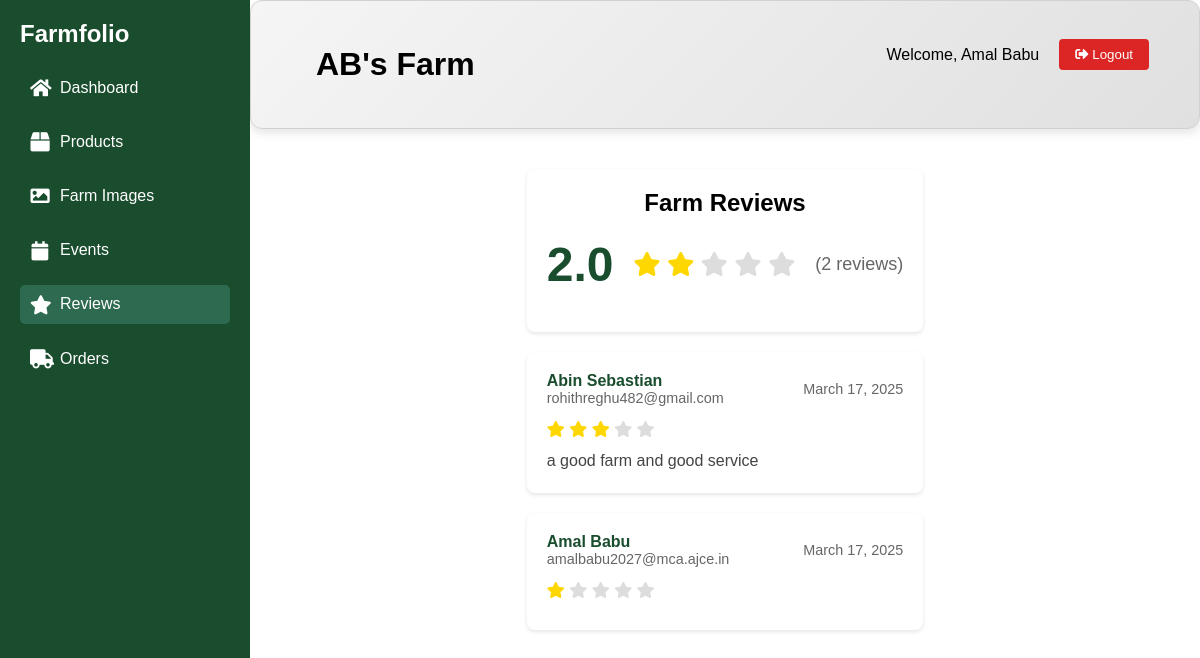
/farm/review.php (signed in), run on the app's committed database.
### tables this page shows
CREATE TABLE `tbl_farms` (
  `farm_id` int(11) NOT NULL,
  `user_id` int(11) NOT NULL,
  `farm_name` varchar(255) NOT NULL,
  `location` varchar(255) NOT NULL,
  `description` text DEFAULT NULL,
  `created_at` timestamp NOT NULL DEFAULT current_timestamp(),
  `status` enum('pending','active','rejected') NOT NULL DEFAULT 'pending'
);

CREATE TABLE `tbl_reviews` (
  `review_id` int(11) NOT NULL,
  `farm_id` int(11) DEFAULT NULL,
  `user_id` int(11) DEFAULT NULL,
  `rating` int(11) NOT NULL,
  `comment` text DEFAULT NULL,
  `created_at` timestamp NOT NULL DEFAULT current_timestamp()
);

CREATE TABLE `tbl_signup` (
  `userid` int(11) NOT NULL,
  `username` varchar(50) NOT NULL,
  `mobile` varchar(15) NOT NULL,
  `email` varchar(100) NOT NULL,
  `house` varchar(255) NOT NULL,
  `state` varchar(100) NOT NULL,
  `district` varchar(100) NOT NULL,
  `pin` char(6) NOT NULL,
  `password` varchar(255) NOT NULL,
  `signup_time` datetime DEFAULT current_timestamp()
);

### farm/review.php (the view, shortened to what this page needs)
<?php
include '../databse/connect.php';
$is_farm_active = false;
if(isset($_SESSION['userid'])){
    $userid = $_SESSION['userid'];
    $farm = "SELECT * FROM tbl_farms WHERE user_id=$userid";
    $result = mysqli_query($conn, $farm);
    $row = $result->fetch_assoc();
    if($row && $row['status'] == 'active') {
        $is_farm_active = true;
        $farm_id = $row['farm_id'];
        $reviews_query = "SELECT r.*, u.username, u.email
                         FROM tbl_reviews r
                         JOIN tbl_signup u ON r.user_id = u.userid
                         WHERE r.farm_id = ?
                         ORDER BY r.created_at DESC";
        $stmt = $conn->prepare($reviews_query);
        $stmt->bind_param("i", $farm_id);
        $stmt->execute();
        $reviews_result = $stmt->get_result();
        $avg_query = "SELECT AVG(rating) as avg_rating, COUNT(*) as total_reviews
                     FROM tbl_reviews WHERE farm_id = ?";
        $stmt = $conn->prepare($avg_query);
        $stmt->bind_param("i", $farm_id);
        $stmt->execute();
        $avg_result = $stmt->get_result()->fetch_assoc();
    }
}
?>
<!DOCTYPE html>
<html>
<head>
    <link rel="stylesheet" href="https://cdnjs.cloudflare.com/ajax/libs/font-awesome/5.15.4/css/all.min.css">
    <link rel="stylesheet" href="farm.css">
</head>
<body>
    <nav class="sidebar">
        <div class="sidebar-header">
            <h2>Farmfolio</h2>
        </div>
        <ul class="sidebar-menu">
            <li><a href="farm.php"><i class="fas fa-home"></i><span>Dashboard</span></a></li>
            <li><a href="product.php"><i class="fas fa-box"></i><span>Products</span></a></li>
            <li><a href="image.php"><i class="fas fa-image"></i><span>Farm Images</span></a></li>
            <li><a href="event.php"><i class="fas fa-calendar"></i><span>Events</span></a></li>
            <li><a href="review.php" class="active"><i class="fas fa-star"></i><span>Reviews</span></a></li>
            <li><a href="orders.php"><i class="fas fa-truck"></i><span>Orders</span></a></li>
        </ul>
    </nav>
    <div class="main-content">
        <div class="dashboard-header">
            <?php if(isset($row['farm_name'])&&isset($_SESSION['username'])){?>
                <h1><?php echo $row['farm_name'];?></h1>
                <div class="user-section">
                    <span>Welcome, <?php echo $_SESSION['username'];?></span>
                    <a href="http://localhost/mini%20project/logout/logout.php">
                        <button class="logout-btn"><i class="fas fa-sign-out-alt"></i> Logout</button>
                    </a>
                </div>
            <?php }?>
        </div>
        <?php if($is_farm_active): ?>
            <div class="reviews-container">
                <div class="reviews-header">
                    <h2>Farm Reviews</h2>
                    <div class="rating-summary">
                        <span class="average-rating">
                            <?php echo number_format($avg_result['avg_rating'] ?? 0, 1); ?>
                        </span>
                        <div class="rating-stars">
                            <?php
                            $avg_rating = $avg_result['avg_rating'] ?? 0;
                            for($i = 1; $i <= 5; $i++):
                            ?>
                                <i class="fas fa-star" style="color: <?php echo $i <= $avg_rating ? '#ffd700' : '#ddd'; ?>"></i>
                            <?php endfor; ?>
                        </div>
                        <span class="total-reviews">
                            (<?php echo $avg_result['total_reviews'] ?? 0; ?> reviews)
                        </span>
                    </div>
                </div>
                <?php if($reviews_result->num_rows > 0): ?>
                    <div class="reviews-grid">
                        <?php while($review = $reviews_result->fetch_assoc()): ?>
                            <div class="review-card">
                                <div class="review-header">
                                    <div class="reviewer-info">
                                        <span class="reviewer-name"><?php echo htmlspecialchars($review['username']); ?></span>
                                        <span class="reviewer-email"><?php echo htmlspecialchars($review['email']); ?></span>
                                    </div>
                                    <span class="review-date">
                                        <?php echo date('F d, Y', strtotime($review['created_at'])); ?>
                                    </span>
                                </div>
                                <div class="review-rating">
                                    <?php for($i = 1; $i <= 5; $i++): ?>
                                        <i class="fas fa-star" style="color: <?php echo $i <= $review['rating'] ? '#ffd700' : '#ddd'; ?>"></i>
                                    <?php endfor; ?>
                                </div>
                                <p class="review-comment"><?php echo htmlspecialchars($review['comment']); ?></p>
                            </div>
                        <?php endwhile; ?>
                    </div>
                <?php endif; ?>
            </div>
        <?php endif; ?>
    </div>
</body>
</html>

### farm/farm.css (style rules this page uses)
* { margin: 0; padding: 0; box-sizing: border-box; font-family: Arial, sans-serif; }
body { display: flex; min-height: 100vh; }
.dashboard-header { padding: 30px 50px; display: flex; justify-content: space-between; align-items: center; margin-bottom: 20px; background: linear-gradient(135deg, #f5f5f5, #e0e0e0); border-radius: 12px; box-shadow: 0px 4px 10px rgba(0, 0, 0, 0.1); border: 1px solid #d1d1d1; }
.dashboard-header h1 { margin: 15px; }
.user-section { display: flex; align-items: center; gap: 20px; }
.logout-btn { padding: 8px 16px; background: #dc2626; color: white; border: none; border-radius: 4px; cursor: pointer; transition: background 0.3s; }
.user-section { display: flex; justify-content: flex-end; align-items: center; gap: 20px; margin-bottom: 20px; }
.sidebar { width: 250px; background: #1a4d2e; color: white; padding: 20px; position: fixed; height: 100vh; left: 0; top: 0; transition: width 0.3s ease; }
.sidebar-menu { list-style: none; padding: 0; margin: 20px 0; }
.sidebar-menu li { margin: 15px 0; }
.sidebar-menu a { color: white; text-decoration: none; display: flex; align-items: center; padding: 10px; border-radius: 5px; transition: background 0.3s; }
.sidebar-menu i { margin-right: 10px; font-size: 1.2rem; width: 20px; text-align: center; }
.main-content { margin-left: 250px; flex: 1; transition: margin-left 0.3s ease; }
.main-content { margin-left: 250px; flex: 1; display: flex; flex-direction: column; min-height: 100vh; }
.active { background: #2d6a4f; }

### farm/review.php (style rules this page uses)
.reviews-container { padding: 20px; max-width: 1200px; margin: 0 auto; }
.reviews-header { background: white; padding: 20px; border-radius: 8px; margin-bottom: 20px; box-shadow: 0 2px 4px rgba(0,0,0,0.1); text-align: center; }
.rating-summary { display: flex; align-items: center; justify-content: center; gap: 20px; margin: 20px 0; }
.average-rating { font-size: 48px; font-weight: bold; color: #1a4d2e; }
.rating-stars { color: #ffd700; font-size: 24px; }
.total-reviews { color: #666; font-size: 18px; }
.reviews-grid { display: grid; gap: 20px; }
.review-card { background: white; padding: 20px; border-radius: 8px; box-shadow: 0 2px 4px rgba(0,0,0,0.1); }
.review-header { display: flex; justify-content: space-between; align-items: center; margin-bottom: 15px; }
.reviewer-info { display: flex; flex-direction: column; }
.reviewer-name { font-weight: bold; color: #1a4d2e; }
.reviewer-email { color: #666; font-size: 0.9em; }
.review-date { color: #666; font-size: 0.9em; }
.review-rating { color: #ffd700; margin: 10px 0; }
.review-comment { color: #444; line-height: 1.5; }

### data on the page
tbl_farms: farm_name "AB's Farm", status "active" (drawn)
tbl_reviews: user.username "Abin Sebastian", user.email "rohithreghu482@gmail.com", created_at "March 17, 2025", rating 3 (drawn), comment "a good farm and good service"
tbl_reviews: user.username "Amal Babu", user.email "amalbabu2027@mca.ajce.in", created_at "March 17, 2025", rating 1 (drawn)

### other printed values
$_SESSION['username'] "Amal Babu"
$avg_result['avg_rating'] "2.0"
$avg_result['total_reviews'] "2"
